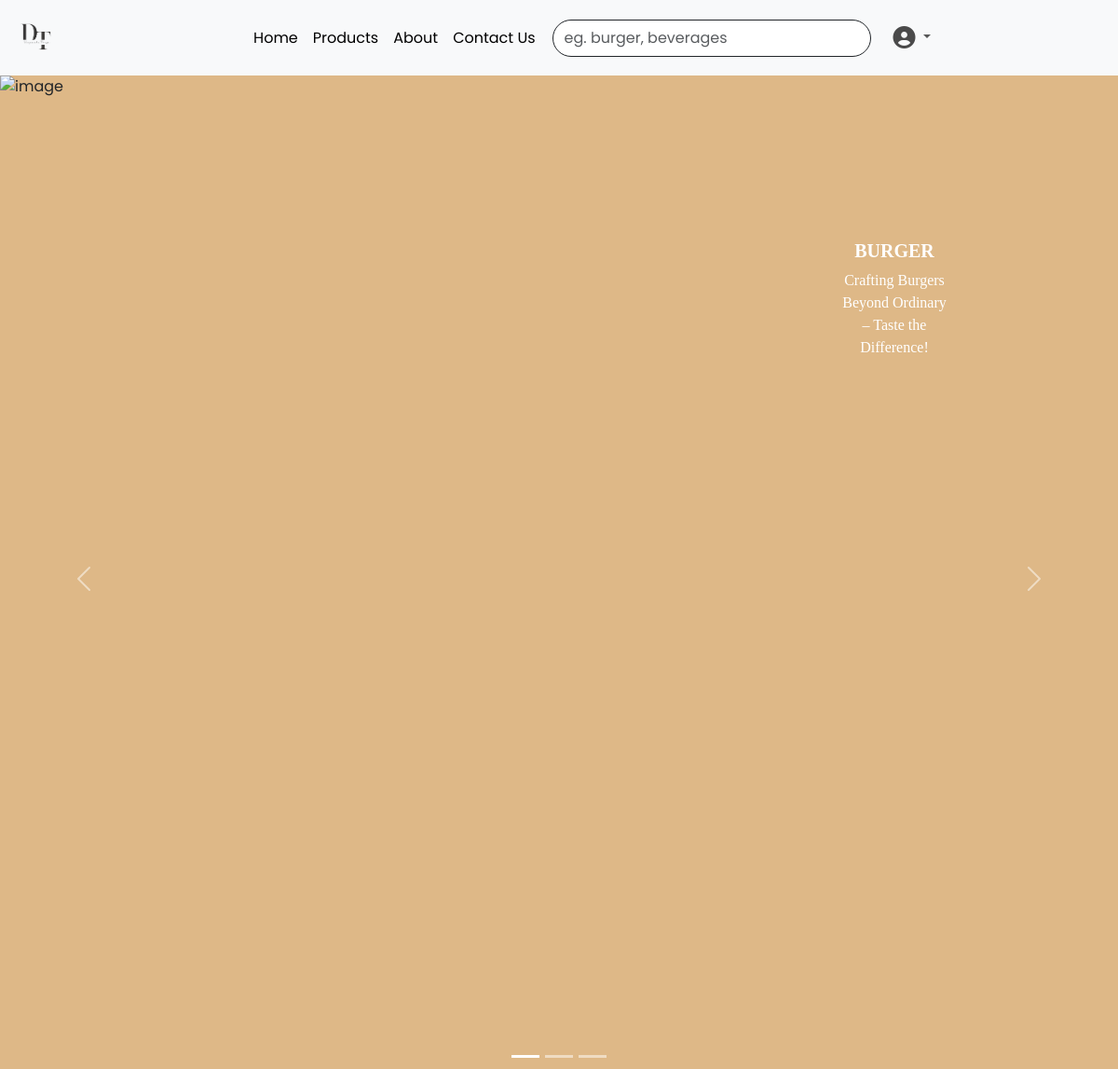
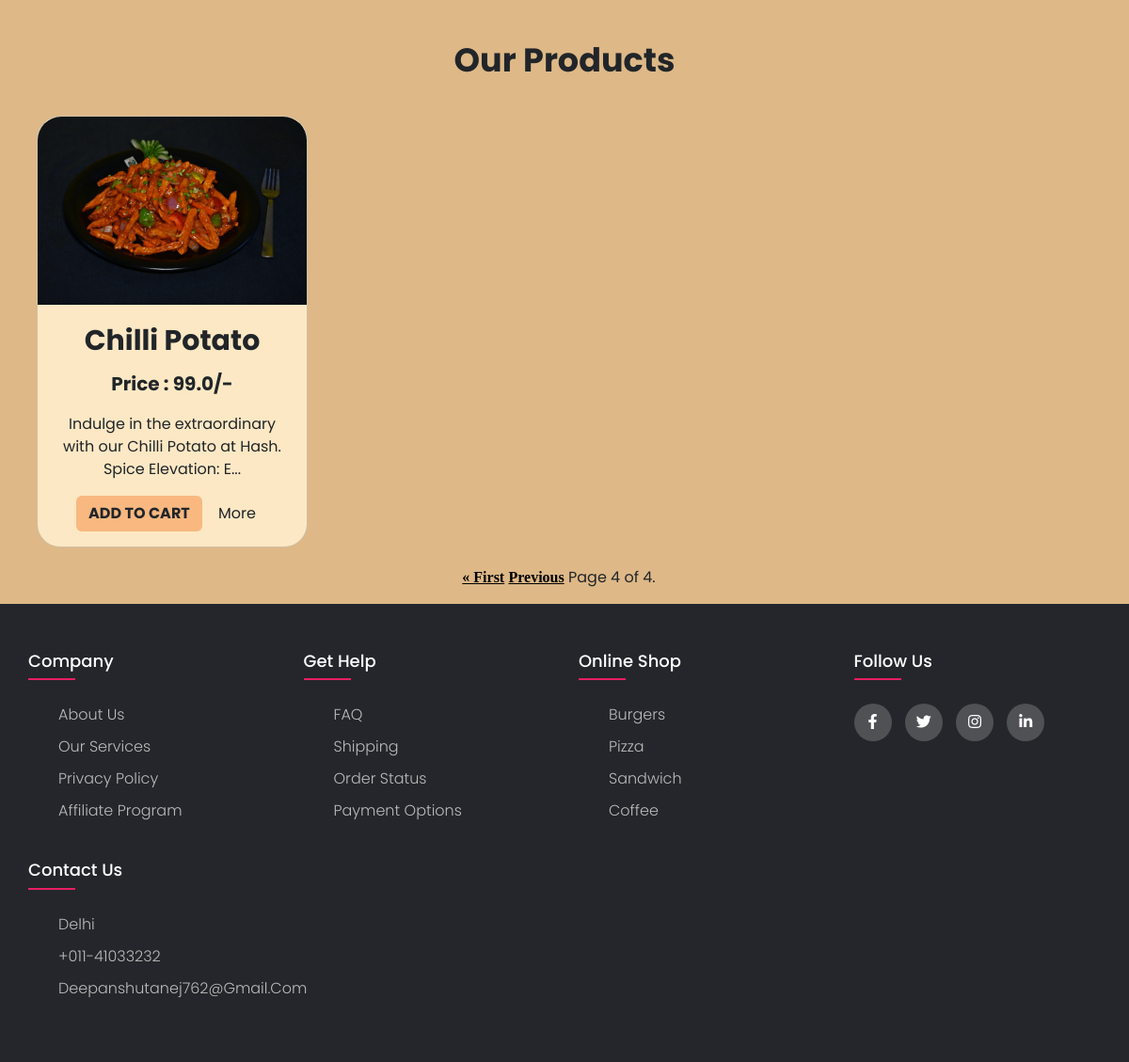
/?page=4, run on the app's committed database (2 pictures, top to bottom).
### test1/models.py (models this page shows)
class Product(models.Model):
    Title = models.CharField(max_length=30)
    product_id= models.CharField(max_length=30,unique=True)
    Description = models.CharField(max_length=1000)
    price = models.FloatField(max_length=30)
    img = models.ImageField(upload_to='images/')
    category = models.CharField(max_length=30)

### test1/views.py (the view)
# urls.py: 2. Add a URL to urlpatterns:  path('', views.home, name='home')
def home(request):
    myproduct = Product.objects.all()
    paginator = Paginator(myproduct, 3)
    page_number = request.GET.get("page")
    page_obj = paginator.get_page(page_number)
    return render(request,'test1/home.html',{'page_obj':page_obj})

### test1/templates/test1/home.html (shortened to what this page needs)
<!DOCTYPE html>
<html lang="en">
<head>
  <link href="https://cdn.jsdelivr.net/npm/bootstrap@5.3.1/dist/css/bootstrap.min.css" rel="stylesheet"
>
</head>
<body >
  {% include 'test1/navbar.html' %}
<div style="background-color: burlywood; ">
  <div id="carouselExampleCaptions" class="carousel slide">
    <div class="carousel-indicators">
      <button type="button" data-bs-target="#carouselExampleCaptions" data-bs-slide-to="0" class="active"
        aria-current="true" aria-label="Slide 1"></button>
      <button type="button" data-bs-target="#carouselExampleCaptions" data-bs-slide-to="1"
        aria-label="Slide 2"></button>
      <button type="button" data-bs-target="#carouselExampleCaptions" data-bs-slide-to="2"
        aria-label="Slide 3"></button>
    </div>
    <div class="carousel-inner h-100 ">
      <div class="carousel-item active">
        <img
          src="https://images.pexels.com/photos/1556688/pexels-photo-1556688.jpeg?auto=compress&cs=tinysrgb&w=1260&h=750&dpr=2"
          id="burger" class="d-block w-100" alt="image" style="width: 100%;">
        <div class="carousel-caption d-none d-md-block "
          style="width: 200vmin 200vmin; margin-bottom : 60vmin ;margin-left: 60vmin;">
          <h5 style=" font-family: Cambria, Cochin, Georgia, Times, 'Times New Roman', serif; font-weight: bold;">BURGER
          </h5>
          <p style=" font-family: 'Times New Roman', Times, serif; ">Crafting Burgers Beyond Ordinary – Taste the
            Difference!</p>
        </div>
      </div>
    </div>
    <button class="carousel-control-prev" type="button" data-bs-target="#carouselExampleCaptions" data-bs-slide="prev">
      <span class="carousel-control-prev-icon" aria-hidden="true"></span>
    </button>
    <button class="carousel-control-next" type="button" data-bs-target="#carouselExampleCaptions" data-bs-slide="next">
      <span class="carousel-control-next-icon" aria-hidden="true"></span>
    </button>
  </div>
  <div class="container text-center mt-4">
    <p style="font-weight: bolder; font-size: 35px;">Our Products</p>
  </div>
  <div class="container text-center" style="background-color:burlywood;">
    <div class="row">
      {% for y in page_obj %}
      <div class="col">
        <div class="container text-center"style="background-color: burlywood; ">
          <div class="card mb-3 mt-3" style="width: 18rem;background-color:rgb(252, 232, 196); border-radius: 25px;">
            <img src="{{ y.img.url }}" class="card-img-top" alt="image"
              style="  width: 100%; height: 300px;object-fit: cover;object-position: 50% 40%;max-block-size: 200px; border-radius: 25px 25px 0 0;">
            <div class="card-body">
              <p class="card-title" style="font-weight: bold;font-size: 30px;">{{ y.Title }}</p>
              <p style="font-weight: bold;font-size: 20px;">Price : {{y.price}}/-</p>
              <p>{{y.Description|slice:":80"}}...</p>
              <a href="#" class="btn" style="background-color:rgb(248, 184, 128); font-weight: bolder;">ADD TO CART</a>
              <a class="btn" href="{{y.id}}">More</a>
            </div>
          </div>
        </div>
      </div>
      {% endfor %}
      <div class="pagination mb-3 mt-1">
        <span class="step-links" style="width: 180vmin;">
          {% if page_obj.has_previous %}
          <a href="?page=1"
            style="color: black;  font-family: 'Times New Roman', Times, serif; font-weight: bolder; ">&laquo; First</a>
          <a href="?page={{ page_obj.previous_page_number }}"
            style="color: black;  font-family: 'Times New Roman', Times, serif; font-weight: bold; ;">Previous</a>
          {% endif %}
          <span class="current">
            Page {{ page_obj.number }} of {{ page_obj.paginator.num_pages }}.
          </span>
        </span>
      </div>
    </div>
  </div>
</div>
  <div>
    {% include 'test1/footer.html' %}
  </div>
</body>
</html>

### test1/static/css/style.css (style rules this page uses)
body { line-height: 1.5; font-family: 'Poppins', sans-serif; }
* { margin:0; padding:0; box-sizing: border-box; }
.container { max-width: 1170px; margin:auto; }
.row { display: flex; flex-wrap: wrap; }

### test1/templates/test1/home.html (style rules this page uses)
.d-block { height: 90vmin; width: 100vmin; object-fit: cover; }
#burger { object-position: 20% 90%; }

### data on the page
Product: img (picture), Title "Chilli Potato", price "99.0", Description "Indulge in the extraordinary with our Chilli Potato at Hash. Spice Elevation: E"

### other printed values
{{ page_obj.number }} "4"
{{ page_obj.paginator.num_pages }} "4"
